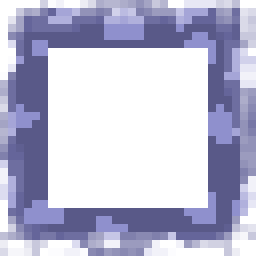
#> input picture Easy_Brick_Border_gradient.png, 64 x 64 px (shown 4 times larger)
$ python generate_edge_atlases.py
#> lines starting #> are read from the running program, lines starting #| are printed output that depends on the picture
import os
from PIL import Image, ImageDraw

def create_edge_atlas(source_file, output_file):
#> called with source_file = 'Easy_Brick_Border_gradient.png'
    if not os.path.exists(source_file):
        print(f"Missing {source_file}")
        return

    src_img = Image.open(source_file).convert("RGBA")
#> src_img is the input picture: PIL image 64x64 RGBA; mean R, G, B, A 87.6, 87.7, 111.5, 155.4
    # Ensure it is 64x64
    if src_img.size != (64, 64):
        src_img = src_img.resize((64, 64), Image.NEAREST)

    atlas = Image.new("RGBA", (256, 256), (0, 0, 0, 0))
#> atlas: PIL image 256x256 RGBA; every value is 0

    for i in range(16):
        x_offset = (i % 4) * 64
        y_offset = (i // 4) * 64

        # Paste the base border
        atlas.paste(src_img, (x_offset, y_offset))

        # Create a drawing context for this tile to erase parts
        draw = ImageDraw.Draw(atlas)

        top_open = (i & 1) != 0
        right_open = (i & 2) != 0
        bottom_open = (i & 4) != 0
        left_open = (i & 8) != 0

        # Helper to clear a rect
        def clear_rect(x1, y1, x2, y2):
            draw.rectangle([x_offset + x1, y_offset + y1, x_offset + x2, y_offset + y2], fill=(0,0,0,0))

        # Edges
        if not top_open: clear_rect(12, 0, 51, 11)
        if not bottom_open: clear_rect(12, 52, 51, 63)
        if not left_open: clear_rect(0, 12, 11, 51)
        if not right_open: clear_rect(52, 12, 63, 51)

        # Corners
        if not top_open and not left_open: clear_rect(0, 0, 11, 11)
        if not top_open and not right_open: clear_rect(52, 0, 63, 11)
        if not bottom_open and not left_open: clear_rect(0, 52, 11, 63)
        if not bottom_open and not right_open: clear_rect(52, 52, 63, 63)
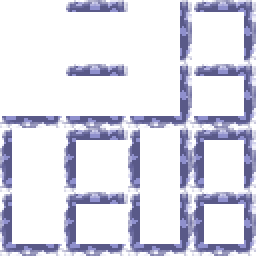
#> atlas: PIL image 256x256 RGBA; mean R, G, B, A 49.9, 50, 62.9, 86.7; transparent parts drawn white

    atlas.save(output_file)
    print(f"Generated {output_file}")

create_edge_atlas("Easy_Brick_Border_gradient.png", "assets/sprites/world/terrain/edges/Easy_Edge_Atlas.png")
create_edge_atlas("Middle_Brick_Border_Gradient.png", "assets/sprites/world/terrain/edges/Medium_Edge_Atlas.png")
create_edge_atlas("Hard_Brick_Border_Gradient.png", "assets/sprites/world/terrain/edges/Hard_Edge_Atlas.png")
#> call 3 of create_edge_atlas, with source_file = 'Hard_Brick_Border_Gradient.png'
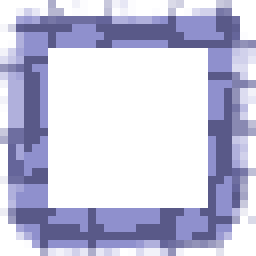
#> input picture Hard_Brick_Border_Gradient.png, 64 x 64 px (shown 4 times larger)
#> in create_edge_atlas, src_img is the input picture: PIL image 64x64 RGBA; mean R, G, B, A 96.5, 96.6, 120.2, 155.4
#> after the loop in create_edge_atlas (call 3), `for i in range(16):`:
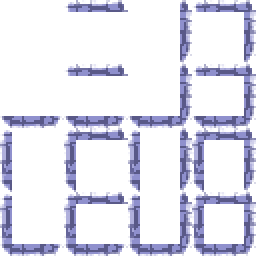
#> atlas: PIL image 256x256 RGBA; mean R, G, B, A 54.8, 54.9, 67.6, 86.7; transparent parts drawn white
